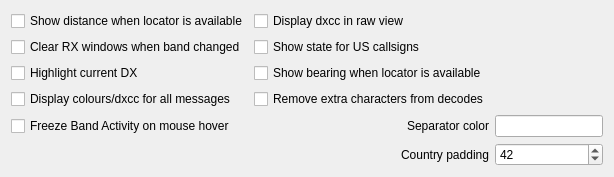
         <widget class="QWidget" name="tab">
          <attribute name="title">
           <string>RX  Windows</string>
          </attribute>
          <layout class="QGridLayout" name="gridLayout_21">
           <item row="6" column="1">
            <widget class="QLabel" name="label_23">
             <property name="text">
              <string>Country padding</string>
             </property>
             <property name="alignment">
              <set>Qt::AlignRight|Qt::AlignTrailing|Qt::AlignVCenter</set>
             </property>
            </widget>
           </item>
           <item row="0" column="0">
            <widget class="QCheckBox" name="cb_showDistance">
             <property name="toolTip">
              <string>&lt;html&gt;&lt;head/&gt;&lt;body&gt;&lt;p&gt;If a station sends locator, calculate and show the distance in Band Activity pane.&lt;/p&gt;&lt;/body&gt;&lt;/html&gt;</string>
             </property>
             <property name="text">
              <string>Show distance when locator is available</string>
             </property>
            </widget>
           </item>
           <item row="0" column="1" colspan="2">
            <widget class="QCheckBox" name="cb_rawViewDXCC">
             <property name="text">
              <string>Display dxcc in raw view</string>
             </property>
            </widget>
           </item>
           <item row="4" column="1">
            <widget class="QCheckBox" name="cb_removeExtra">
             <property name="toolTip">
              <string>&lt;html&gt;&lt;head/&gt;&lt;body&gt;&lt;p&gt;Remove extra characters from decode lines like &amp;quot;a1&amp;quot;, &amp;quot;a7&amp;quot;, etc.&lt;/p&gt;&lt;/body&gt;&lt;/html&gt;</string>
             </property>
             <property name="text">
              <string>Remove extra characters from decodes</string>
             </property>
            </widget>
           </item>
           <item row="3" column="1" colspan="2">
            <widget class="QCheckBox" name="cb_showBearing">
             <property name="text">
              <string>Show bearing when locator is available</string>
             </property>
            </widget>
           </item>
           <item row="2" column="0">
            <widget class="QCheckBox" name="cb_clearRx">
             <property name="text">
              <string>Clear RX windows when band changed</string>
             </property>
            </widget>
           </item>
           <item row="5" column="0">
            <widget class="QCheckBox" name="cb_freezeBA">
             <property name="text">
              <string>Freeze Band Activity on mouse hover</string>
             </property>
            </widget>
           </item>
           <item row="5" column="2">
            <widget class="QLineEdit" name="le_separatorColor">
             <property name="text">
              <string/>
             </property>
            </widget>
           </item>
           <item row="2" column="1" colspan="2">
            <widget class="QCheckBox" name="cb_showState">
             <property name="text">
              <string>Show state for US callsigns</string>
             </property>
            </widget>
           </item>
           <item row="3" column="0">
            <widget class="QCheckBox" name="cb_highlightDX">
             <property name="toolTip">
              <string>&lt;html&gt;&lt;head/&gt;&lt;body&gt;&lt;p&gt;Marks the callsign of our QSO partner in Band Activity box.&lt;/p&gt;&lt;/body&gt;&lt;/html&gt;</string>
             </property>
             <property name="text">
              <string>Highlight current DX</string>
             </property>
            </widget>
           </item>
           <item row="4" column="0">
            <widget class="QCheckBox" name="cb_colourAll">
             <property name="toolTip">
              <string>&lt;html&gt;&lt;head/&gt;&lt;body&gt;&lt;p&gt;Colour and show dxcc for all messages, not just CQ.&lt;/p&gt;&lt;/body&gt;&lt;/html&gt;</string>
             </property>
             <property name="text">
              <string>Display colours/dxcc for all messages</string>
             </property>
            </widget>
           </item>
           <item row="5" column="1">
            <widget class="QLabel" name="label_22">
             <property name="text">
              <string>Separator color</string>
             </property>
             <property name="alignment">
              <set>Qt::AlignRight|Qt::AlignTrailing|Qt::AlignVCenter</set>
             </property>
            </widget>
           </item>
           <item row="6" column="2">
            <widget class="QSpinBox" name="sb_padding">
             <property name="value">
              <number>42</number>
             </property>
            </widget>
           </item>
          </layout>
         </widget>
